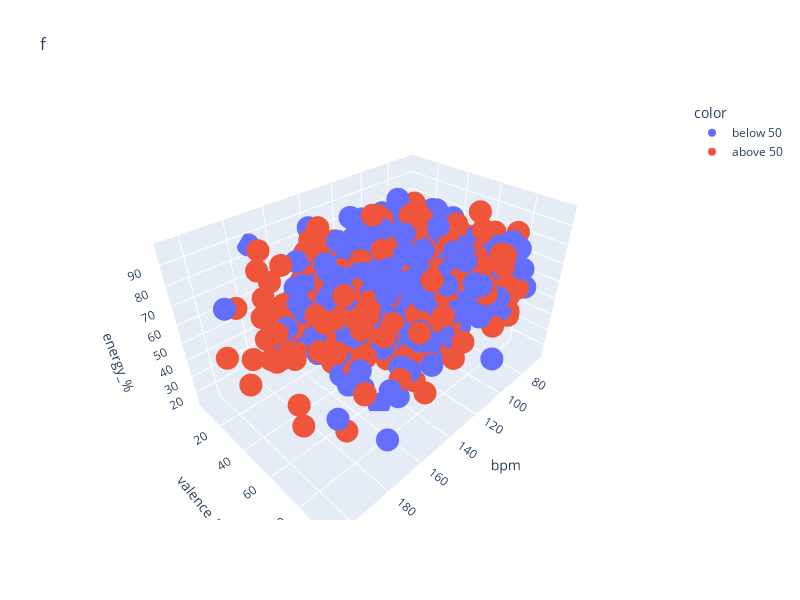

The notebook cell saved with this chart:
### Code cell
streams_50 = df['streams'].quantile(0.5)
df['above_50'] = df['streams'] > streams_50

#df['above_50'] > df['streams'] = streams_50


#relevantes
relevantes = ['bpm','valence_%','energy_%','acousticness_%','instrumentalness_%','liveness_%','speechiness_%']
X = df[relevantes]
y = df['above_50']

#por si por debajo
df['color'] = df['above_50'].apply(lambda x: 'above 50' if x else 'below 50')

#dispersion 3d? dispersion 3d
fig = px.scatter_3d(df, x='bpm', y='valence_%', z='energy_%', color='color', 
                    title='f')
fig.update_layout(width=800, height=600)
fig.show()

### Figure 1 — Plotly figure (JSON) as saved in the notebook; plotly's stock layout.template omitted (floating-point values rounded to 4 significant figures; data arrays with more than 128 entries replaced by an {"elided": "..."} marker saying what was removed)
{"data": [{"hovertemplate": "color=below 50<br>bpm=%{x}<br>valence_%=%{y}<br>energy_%=%{z}<extra></extra>", "legendgroup": "below 50", "marker": {"color": "#636efa", "symbol": "circle"}, "mode": "markers", "name": "below 50", "scene": "scene", "showlegend": true, "type": "scatter3d", "x": {"elided": "409 int values"}, "y": {"elided": "409 int values"}, "z": {"elided": "409 int values"}}, {"hovertemplate": "color=above 50<br>bpm=%{x}<br>valence_%=%{y}<br>energy_%=%{z}<extra></extra>", "legendgroup": "above 50", "marker": {"color": "#EF553B", "symbol": "circle"}, "mode": "markers", "name": "above 50", "scene": "scene", "showlegend": true, "type": "scatter3d", "x": {"elided": "408 int values"}, "y": {"elided": "408 int values"}, "z": {"elided": "408 int values"}}], "layout": {"height": 600, "legend": {"title": {"text": "color"}, "tracegroupgap": 0}, "scene": {"domain": {"x": [0, 1], "y": [0, 1]}, "xaxis": {"title": {"text": "bpm"}}, "yaxis": {"title": {"text": "valence_%"}}, "zaxis": {"title": {"text": "energy_%"}}}, "title": {"text": "f"}, "width": 800}}
